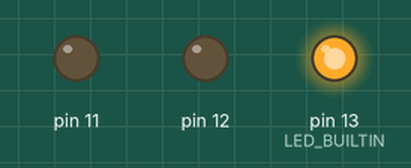
Simulated run of this sketch. Board: Arduino Uno, built with avr-gcc and run on an emulated ATmega328P. On the bench: output pins drawn as LEDs (lit = HIGH).

Above: at 1.5 s.
At 3.5 s:
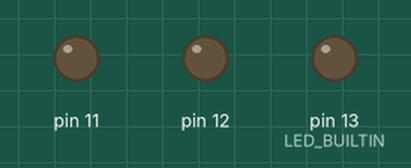
At 5.5 s:
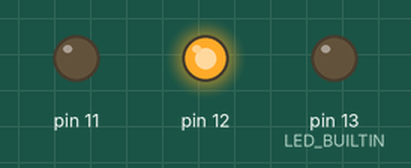
At 9.5 s:
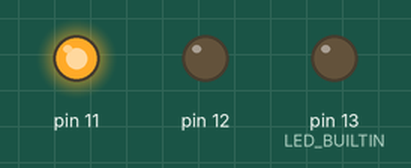
Timing chart, 0 to 15.6 s (numbered marks = the images above):
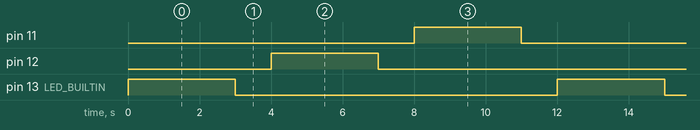

The sketch:

traffic-light.ino
```cpp
using namespace std;

void setup() {
  pinMode(13, OUTPUT);
  pinMode(12, OUTPUT);
  pinMode(11, OUTPUT);
  pinMode(LED_BUILTIN, OUTPUT);
}

void loop(){
  digitalWrite(LED_BUILTIN, LOW);
  digitalWrite(13, HIGH);
  delay(3000);
  digitalWrite(13, LOW);
  delay(1000);
  digitalWrite(12, HIGH);
  delay(3000);
  digitalWrite(12, LOW);
  delay(1000);
  digitalWrite(11, HIGH);
  delay(3000);
  digitalWrite(11, LOW);
  delay(1000);
}
```

Measured:
- by itself, pin 11, pin 12, pin 13 (LED_BUILTIN): alternates HIGH for 3.0 s and LOW for 9.0 s
- by itself, everything shown: repeats every 12.0 s, in 6 steps
